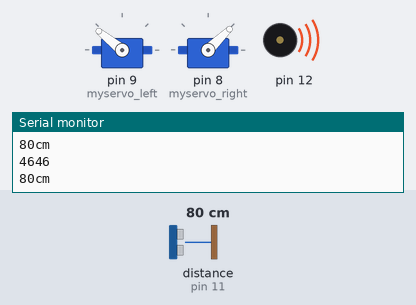
Bench run of a sketch on a simulated Arduino Uno, built with avr-gcc and run on an emulated ATmega328P. On the bench: 2 × servo, buzzer (waves = sounding), the last lines printed to the serial monitor. Wiring (inferred from the names in the program): ultrasonic range finder: trigger pin 11; echo pin 11. The test bench sets the inputs (shaded band); at power-on: distance to the obstacle (sensor on pin 11) 80 cm. The echo pulse lasts 58.3 µs per cm; random numbers use the default seed unless the sketch sets one.

Above: at 8.5 s.
8.6 s: distance to the obstacle (sensor on pin 11) set to 22 cm
At 9.3 s:
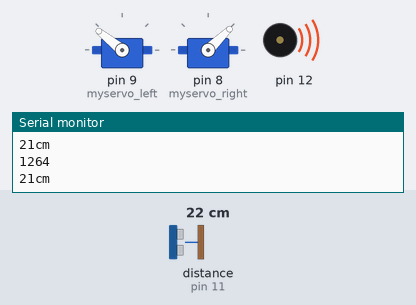
10.1 s: distance to the obstacle (sensor on pin 11) set to 20 cm
At 10.8 s:
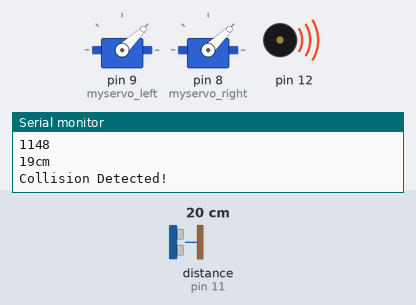
13.1 s: distance to the obstacle (sensor on pin 11) set to 120 cm
16.1 s: distance to the obstacle (sensor on pin 11) set to 2 cm
At 17.28 s:
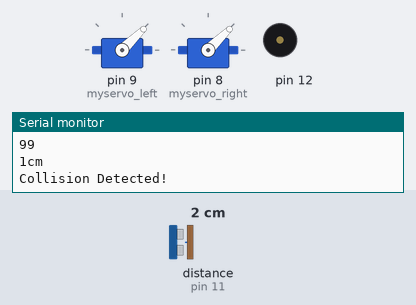
19.1 s: distance to the obstacle (sensor on pin 11) set to 35 cm
Timing chart, 0 to 22.1 s (numbered marks = the images above; inputs shaded):
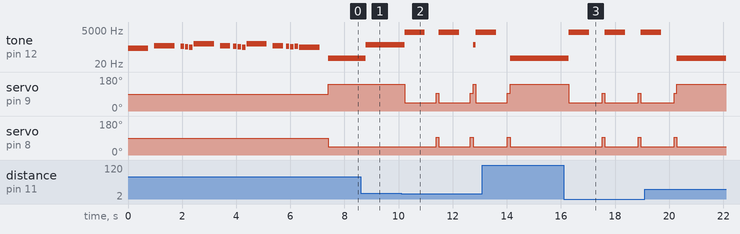

The sketch:

Random_Walk.ino
```cpp
#include <Servo.h>
#include "pitches.h"
#include <time.h>
#include <stdlib.h>

// notes in the melody:
int melody[] = {
  NOTE_C4, NOTE_G4, NOTE_F4, NOTE_E4, NOTE_D4,NOTE_C5, NOTE_G4,
NOTE_F4, NOTE_E4, NOTE_D4,NOTE_C5, NOTE_G4, NOTE_F4,NOTE_E4 ,NOTE_F4, NOTE_D4 };

// note durations: 4 = quarter note, 8 = eighth note, etc.:
int noteDurations[] = {
  2,2,12,12,12,2,4,12,12,12,2,4,12,12,12,2
};

Servo myservo_left;
Servo myservo_right;
int state = 0; // 0 no collision detected move forward 1 collision detected stop
              // and start turning
const int pingPin = 11; // sonar at pin 11

void setup(){
  myservo_left.attach(9); //connect to pin 9
  Serial.begin(9600);
  myservo_right.attach(8); // connect to pin 8
    for (int thisNote = 0; thisNote < 16; thisNote++) {

    // to calculate the note duration, take one second
    // divided by the note type.
    //e.g. quarter note = 1000 / 4, eighth note = 1000/8, etc.
    int noteDuration = 1500/noteDurations[thisNote];
    tone(12, melody[thisNote],noteDuration);

    // to distinguish the notes, set a minimum time between them.
    //the note's duration + 30% seems to work well:
    int pauseBetweenNotes = noteDuration * 1.30;
    delay(pauseBetweenNotes);
    //stop the tone playing:
    noTone(12);

  }

}

void loop(){
 pinMode(pingPin, OUTPUT); // pin is now outputting a pulse
 digitalWrite(pingPin,LOW);
 delayMicroseconds(2);
 digitalWrite(pingPin,HIGH);
 delayMicroseconds(5); // 5 second pulse
 digitalWrite(pingPin,LOW);

 pinMode(pingPin,INPUT); // pin is now recieving
 long duration = pulseIn(pingPin, HIGH);

 long range = microsecondsToCentimeters(duration);
 Serial.print(range);
 Serial.print("cm");
 Serial.println();
 delay(100);
if (range < 20){
   int noteDuration = 1500/noteDurations[1];
   tone(12, NOTE_A7, noteDuration);
 }
 else if(range > 30){
   int noteDuration = 1500/noteDurations[1];
   tone(12, NOTE_G1 ,noteDuration);
 }
 else{
    int noteDuration = 1500/noteDurations[1];
   tone(12, NOTE_A4 , noteDuration);
 }
//myservo_left.write(1000);
//myservo_right.write(1000);
 state = moving(state,range);

}

int moving(int state, long range){
 if(range < 20) state = 1;
 else state = 0 ;
 if( state == 0){ // move forward
   myservo_right.write(1000); //CW
   myservo_left.write(2000);
 }
  else{
    Serial.println("Collision Detected!");
    srand((int)range*10000);
    state = turnAround(); // turns the bot 180 degrees
  }
 return state;
}


int turnAround(){
   myservo_right.write(1000);
   myservo_left.write(1000);
   int r = rand()%200 - 100;
   delay(1200 + r);
   myservo_right.write(1500);
   myservo_left.write(1500);
   return 0;

}
long microsecondsToCentimeters(long microseconds)
{
  // The speed of sound is 340 m/s or 29 microseconds per centimeter.
  // The ping travels out and back, so to find the distance of the
  // object we take half of the distance travelled.
  Serial.println(microseconds);
  return microseconds / 29 / 2;
}
```

pitches.h
```cpp
/*************************************************
 * Public Constants
 *************************************************/

#define NOTE_B0  31
#define NOTE_C1  33
#define NOTE_CS1 35
#define NOTE_D1  37
#define NOTE_DS1 39
#define NOTE_E1  41
#define NOTE_F1  44
#define NOTE_FS1 46
#define NOTE_G1  49
#define NOTE_GS1 52
#define NOTE_A1  55
#define NOTE_AS1 58
#define NOTE_B1  62
#define NOTE_C2  65
#define NOTE_CS2 69
#define NOTE_D2  73
#define NOTE_DS2 78
#define NOTE_E2  82
#define NOTE_F2  87
#define NOTE_FS2 93
#define NOTE_G2  98
#define NOTE_GS2 104
#define NOTE_A2  110
#define NOTE_AS2 117
#define NOTE_B2  123
#define NOTE_C3  131
#define NOTE_CS3 139
#define NOTE_D3  147
#define NOTE_DS3 156
#define NOTE_E3  165
#define NOTE_F3  175
#define NOTE_FS3 185
#define NOTE_G3  196
#define NOTE_GS3 208
#define NOTE_A3  220
#define NOTE_AS3 233
#define NOTE_B3  247
#define NOTE_C4  262
#define NOTE_CS4 277
#define NOTE_D4  294
#define NOTE_DS4 311
#define NOTE_E4  330
#define NOTE_F4  349
#define NOTE_FS4 370
#define NOTE_G4  392
#define NOTE_GS4 415
#define NOTE_A4  440
#define NOTE_AS4 466
#define NOTE_B4  494
#define NOTE_C5  523
#define NOTE_CS5 554
#define NOTE_D5  587
#define NOTE_DS5 622
#define NOTE_E5  659
#define NOTE_F5  698
#define NOTE_FS5 740
#define NOTE_G5  784
#define NOTE_GS5 831
#define NOTE_A5  880
#define NOTE_AS5 932
#define NOTE_B5  988
#define NOTE_C6  1047
#define NOTE_CS6 1109
#define NOTE_D6  1175
#define NOTE_DS6 1245
#define NOTE_E6  1319
#define NOTE_F6  1397
#define NOTE_FS6 1480
#define NOTE_G6  1568
#define NOTE_GS6 1661
#define NOTE_A6  1760
#define NOTE_AS6 1865
#define NOTE_B6  1976
#define NOTE_C7  2093
#define NOTE_CS7 2217
#define NOTE_D7  2349
#define NOTE_DS7 2489
#define NOTE_E7  2637
#define NOTE_F7  2794
#define NOTE_FS7 2960
#define NOTE_G7  3136
#define NOTE_GS7 3322
#define NOTE_A7  3520
#define NOTE_AS7 3729
#define NOTE_B7  3951
#define NOTE_C8  4186
#define NOTE_CS8 4435
#define NOTE_D8  4699
#define NOTE_DS8 4978
```

Measured:
- the behaviour switches between 21 and 20 cm on distance to the obstacle (sensor on pin 11) (found by bisection; images 1 and 2)
- after the input at 8.6 s, tone on pin 12: 49 Hz → 440 Hz after 0.18 s
- after the input at 10.1 s, tone on pin 12: plays 3520 Hz for 0.75 s, 3520 Hz for 0.75 s, 440 Hz for 0.10 s, 3520 Hz for 0.24 s, starting after 0.12 s; servo on pin 9 (myservo_left): 141° → 44° after 0.12 s, → 93° 1.2 s later, → 44° 0.10 s later, → 93° 1.2 s later, … (6 changes in this stretch)
- after the input at 16.1 s, tone on pin 12: alternates 3520 Hz for 0.75 s and silent for 0.58 s, starting after 0.19 s; servo on pin 9 (myservo_left): alternates 93° for 0.10 s and 44° for 1.2 s, starting after 0.19 s; servo on pin 8 (myservo_right): alternates 93° for 0.10 s and 44° for 1.2 s, starting after 1.4 s
- by itself, tone on pin 12: plays 262 Hz for 0.75 s, 392 Hz for 0.75 s, 349 Hz for 0.13 s, 330 Hz for 0.13 s, 294 Hz for 0.13 s, 523 Hz for 0.75 s … (17 notes in this stretch)
